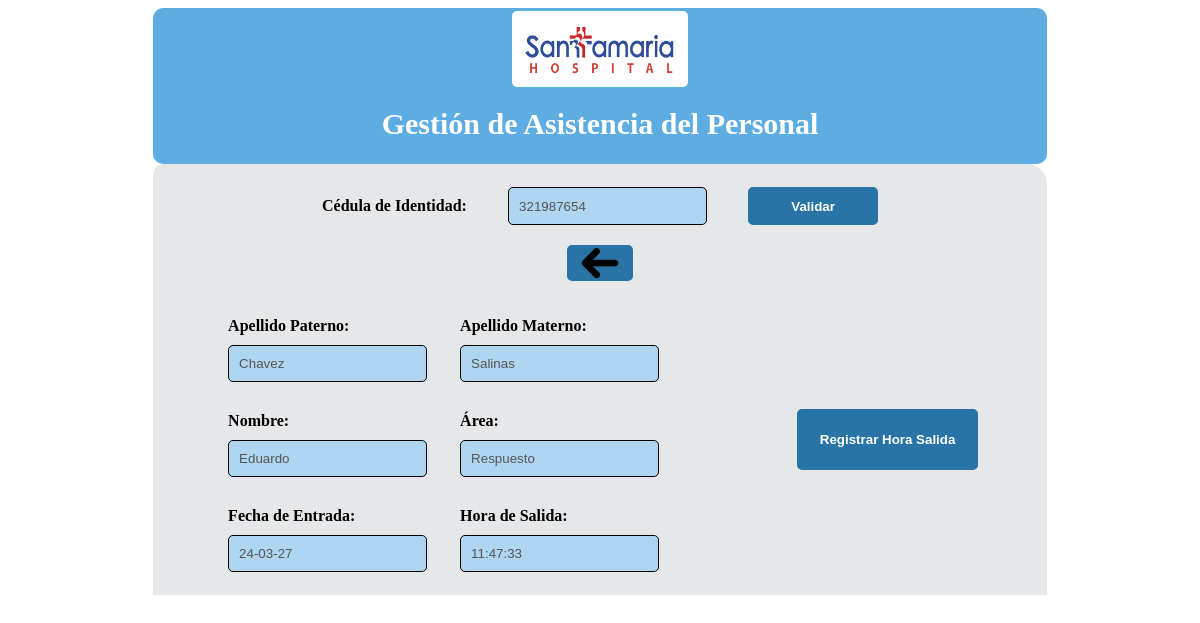
The app's page /view/content/empleado/registrar-salida.php?ci=321987654 with its own data.
### tables this page shows
CREATE TABLE `empleado` (
  `ci_empleado` int NOT NULL,
  `nombre` varchar(25) NOT NULL,
  `apellido_paterno` varchar(25) NOT NULL,
  `apellido_materno` varchar(25) NOT NULL,
  `area` varchar(25) NOT NULL,
  PRIMARY KEY (`ci_empleado`)
);

### config/db.php (called while the page is built)
<?php
    class db{
        private $host="127.0.0.1:3306";
        private $dbname="asistencia";
        private $user="root";
        private $pass="Ed1Sal58@";
        public function conexion(){
            try{
                $PDO = new PDO("mysql:host=".$this->host.";dbname=".$this->dbname,$this->user,$this->pass);
                return $PDO;
            }catch(PDOException $e){
                return $e->getMessage();
            }
        }
    }
?>

### controller/personalController.php (called while the page is built, shortened)
<?php
    class personalController{
        private $model;
        public function __construct()
        {
            require_once("/xampp/htdocs/gestion-asistencia/gestion-asistencia/model/personalModel.php");
            $this->model = new personalModel();
        }
         public function find_id($id){
            return ($this->model->find_id($id) != false) ? $this->model->find_id($id): false;
        }
    }
?>

### model/personalModel.php (called while the page is built, shortened)
<?php
    class personalModel{
        private $PDO;
        public function __construct()
        {
            require_once("/xampp/htdocs/gestion-asistencia/gestion-asistencia/config/db.php");
            $con = new db();
            $this->PDO = $con->conexion();
        }
        public function find_id($ci){
            $statement = $this->PDO->prepare("SELECT * FROM empleado WHERE ci_empleado = :ci");
            $statement->bindParam(":ci", $ci);
            return ($statement->execute()) ? $statement->fetch(): false;
        }
    }
?>

### view/content/empleado/registrar-salida.php (the view, shortened to what this page needs)
<!DOCTYPE html>
<html lang="es">
<head>
    <link rel="stylesheet" type="text/css" href="/gestion-asistencia/gestion-asistencia/view/css/header.css">
    <link rel="stylesheet" type="text/css" href="/gestion-asistencia/gestion-asistencia/view/css/re-section.css">
</head>
<body>
    <?php
        require_once("/xampp/htdocs/gestion-asistencia/gestion-asistencia/view/inc/header.php");
    ?>
    <section class="section-form-find">
        <form action="" method="GET" class="form-find-container">
            <label for="ci" class="form-lbl">Cédula de Identidad:</label>
            <input type="number" id="ci" name="ci" class="form-input" required <?php echo isset($_GET['ci']) ? 'value="' . $_GET['ci'] . '"' : ''; ?>>
            <button type="submit" class="form-btn">Validar</button>
            <a href="../../../index.php" class="form-atras-btn"></a>
        </form>
    </section>
    <?php
        require_once("/xampp/htdocs/gestion-asistencia/gestion-asistencia/controller/personalController.php");
        $obj = new personalController();
        if(isset($_GET['ci']) && !empty($_GET['ci'])){
            $band = $obj->find_id($_GET['ci']);
            if($band==false){
    ?>
                <script>
                    alert("Usuario no encontrado en el sistema");
                </script>
    <?php
            }else{
                $data = $obj->find_id($_GET['ci']);
                $fecha = date('y-m-d');
                $hora = date('H:i:s');
    ?>
                <section class="section-form-result">
                    <form method="POST" class="form-result-container" id="form-registro">
                        <div class="box">
                            <label for="apellido-p" class="form-lbl">Apellido Paterno:</label>
                            <input type="text" id="apellido-p" name="apellido-p" class="form-input" value="<?= $data[2]?>" disabled>
                        </div>
                        <div class="box">
                            <label for="apellido-m" class="form-lbl">Apellido Materno:</label>
                            <input type="text" id="apellido-m" name="apellido-m" class="form-input" value="<?= $data[3]?>" disabled>
                        </div>
                        <div class="box">
                            <label for="nombre" class="form-lbl">Nombre:</label>
                            <input type="text" id="nombre" name="nombre" class="form-input" value="<?= $data[1]?>" disabled>
                        </div>
                        <div class="box">
                            <label for="area" class="form-lbl">Área:</label>
                            <input type="text" id="area" name="area" class="form-input" value="<?= $data[4]?>" disabled>
                        </div>
                        <div class="box">
                            <label for="fecha-entrada" class="form-lbl">Fecha de Entrada:</label>
                            <input type="text" id="fecha-entrada" name="fecha-entrada" class="form-input" value="<?= $fecha?>" disabled>
                        </div>
                        <div class="box">
                            <label for="hora" class="form-lbl">Hora de Salida:</label>
                            <input type="text" id="hora" name="hora" class="form-input" value="<?= $hora?>" disabled>
                        </div>
                    </form>
                    <button type="submit" class="form-result-btn" form="form-registro" name="registrar_salida">Registrar Hora Salida</button>
                </section>
    <?php
            }
        }
    ?>
</body>
</html>

### view/css/re-section.css (style rules this page uses)
.section-form-find { border: solid; border-color: #E5E7E9; background-color: #E5E7E9; border-radius: 10px 20px 0 0; width: 75%; padding: 20px 0 20px 0; margin: 0 auto; }
.section-form-result { border: solid; border-color: #E5E7E9; background-color: #E5E7E9; width: 75%; padding: 0 0 20px 0; margin: 0 auto; display: flex; justify-content: space-around; align-items: center; }
.form-find-container { width: 65%; display: flex; flex-wrap: wrap; justify-content: space-around; gap: 20px; margin: auto; }
.form-result-container { width: 50%; display: flex; flex-wrap: wrap; justify-content: space-around; gap: 20px; }
.form-lbl { font-weight: bold; padding: 10px 0; }
.form-input { border: solid; border-width: 1px; border-color: black; background: #AED6F1; border-radius: 5px; padding: 10px; }
.form-btn { border: solid; border-radius: 5px; border-color: #2874A6; background: #2874A6; color: white; font-weight: bold; cursor: pointer; padding: 5px 40px; }
.form-atras-btn { background-image: url("../img/icon-atras.png"); background-repeat: no-repeat; background-size: 40px 40px; background-position: center; text-decoration: none; border: solid; border-radius: 5px; border-color: #2874A6; background-color: #2874A6; padding: 15px 30px; }
.box { display: flex; flex-direction: column; }
.form-result-btn { border: solid; border-radius: 5px; padding: 20px; border-color: #2874A6; background: #2874A6; color: white; font-weight: bold; cursor: pointer; }

### records on screen
empleado: apellido-p "Chavez", apellido-m "Salinas", nombre "Eduardo", area "Respuesto"
